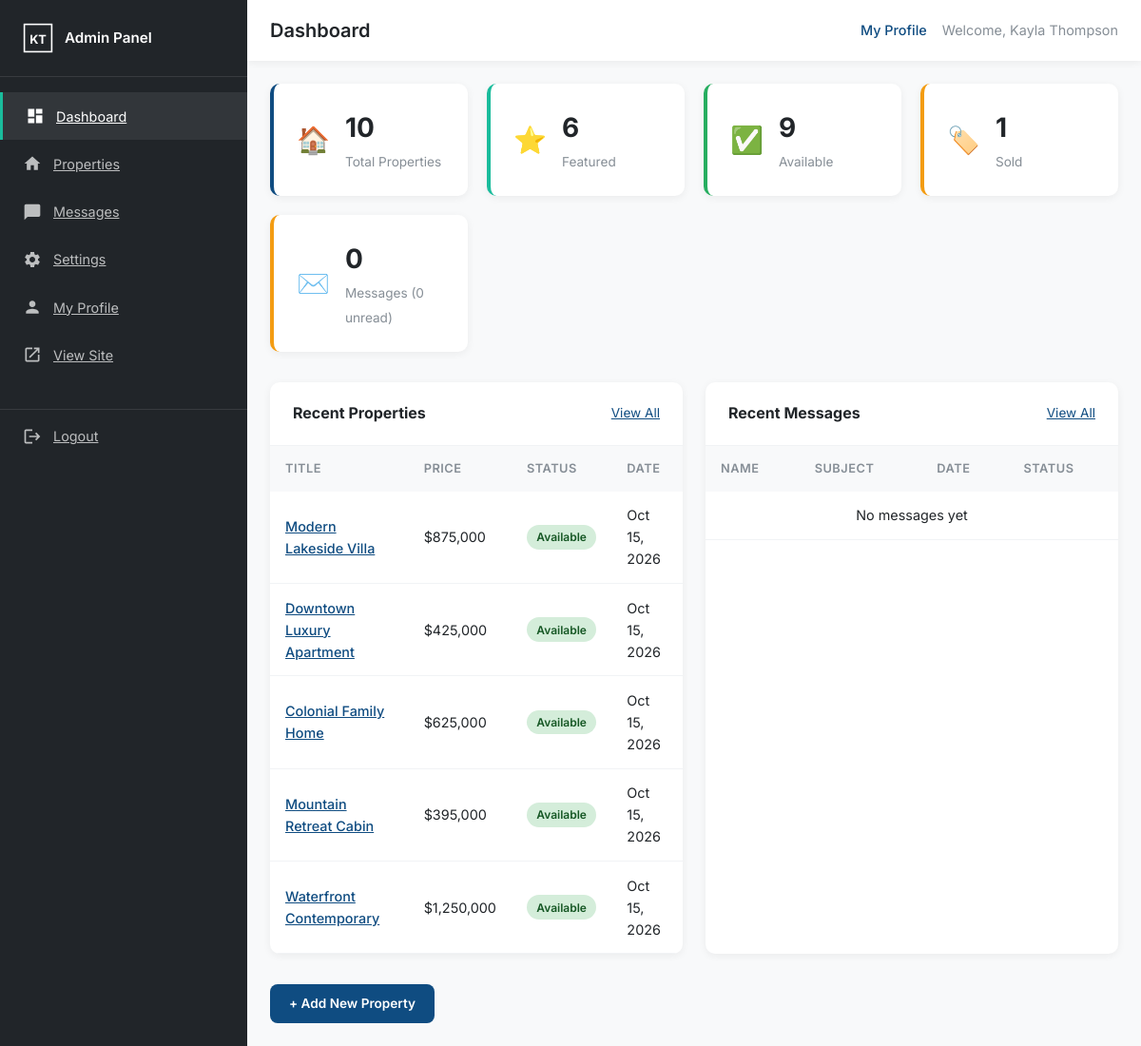
/admin/dashboard/index.php (signed in), run on the app's committed database.
### tables this page shows
CREATE TABLE properties (
    id INT UNSIGNED AUTO_INCREMENT PRIMARY KEY,
    title VARCHAR(255) NOT NULL,
    slug VARCHAR(255) NOT NULL UNIQUE,
    price DECIMAL(15,2) NOT NULL DEFAULT 0,
    property_type_id INT UNSIGNED NOT NULL,
    status ENUM('available','sold','pending') NOT NULL DEFAULT 'available',
    description TEXT,
    short_description VARCHAR(500),
    bedrooms INT UNSIGNED DEFAULT 0,
    bathrooms INT UNSIGNED DEFAULT 0,
    kitchen INT UNSIGNED DEFAULT 0,
    garage INT UNSIGNED DEFAULT 0,
    parking INT UNSIGNED DEFAULT 0,
    land_size VARCHAR(50),
    year_built YEAR,
    address VARCHAR(255),
    state_id INT UNSIGNED NOT NULL,
    city_id INT UNSIGNED NOT NULL,
    zip_code VARCHAR(20),
    latitude DECIMAL(10,8),
    longitude DECIMAL(11,8),
    amenities TEXT,
    nearby_places TEXT,
    featured_image VARCHAR(255),
    is_featured TINYINT(1) DEFAULT 0,
    views INT UNSIGNED DEFAULT 0,
    created_at TIMESTAMP DEFAULT CURRENT_TIMESTAMP,
    updated_at TIMESTAMP DEFAULT CURRENT_TIMESTAMP ON UPDATE CURRENT_TIMESTAMP,
    FOREIGN KEY (property_type_id) REFERENCES property_types(id),
    FOREIGN KEY (state_id) REFERENCES states(id),
    FOREIGN KEY (city_id) REFERENCES cities(id),
    INDEX idx_status (status),
    INDEX idx_featured (is_featured),
    INDEX idx_price (price),
    INDEX idx_created (created_at)
);

### includes/functions.php (called while the page is built, shortened)
<?php
function e(?string $str): string
{
    return htmlspecialchars($str ?? '', ENT_QUOTES, 'UTF-8');
}
function formatPrice(float $price): string
{
    return '$' . number_format($price, 0, '.', ',');
}
function formatDate(string $date): string
{
    return date('M d, Y', strtotime($date));
}
function buildPropertyQuery(array $filters = []): array
{
    $where = ['1=1'];
    $params = [];
    $sortMap = [
        'newest' => 'p.created_at DESC',
        'oldest' => 'p.created_at ASC',
        'price_high' => 'p.price DESC',
        'price_low' => 'p.price ASC',
    ];
    $order = $sortMap[$filters['sort'] ?? 'newest'] ?? 'p.created_at DESC';
    return [
        'where' => implode(' AND ', $where),
        'params' => $params,
        'order' => $order,
    ];
}
function getProperties(array $filters = [], int $page = 1, int $perPage = ITEMS_PER_PAGE): array
{
    $q = buildPropertyQuery($filters);
    $offset = ($page - 1) * $perPage;
    $sql = "SELECT p.*, pt.name as type_name, s.name as state_name, s.code as state_code, c.name as city_name
            FROM properties p
            JOIN property_types pt ON p.property_type_id = pt.id
            JOIN states s ON p.state_id = s.id
            JOIN cities c ON p.city_id = c.id
            WHERE {$q['where']}
            ORDER BY {$q['order']}
            LIMIT {$perPage} OFFSET {$offset}";
    $stmt = getDB()->prepare($sql);
    $stmt->execute($q['params']);
    return $stmt->fetchAll();
}
function getPropertyStats(): array
{
    $db = getDB();
    return [
        'total' => (int) $db->query('SELECT COUNT(*) FROM properties')->fetchColumn(),
        'featured' => (int) $db->query('SELECT COUNT(*) FROM properties WHERE is_featured = 1')->fetchColumn(),
        'sold' => (int) $db->query("SELECT COUNT(*) FROM properties WHERE status = 'sold'")->fetchColumn(),
        'available' => (int) $db->query("SELECT COUNT(*) FROM properties WHERE status = 'available'")->fetchColumn(),
    ];
}
function countMessages(bool $unreadOnly = false): int
{
    $sql = $unreadOnly ? 'SELECT COUNT(*) FROM messages WHERE is_read = 0' : 'SELECT COUNT(*) FROM messages';
    return (int) getDB()->query($sql)->fetchColumn();
}
function enrichProperty(array $p): array
{
    $p['price_formatted'] = formatPrice((float) $p['price']);
    return $p;
}
function asset(?string $path): string
{
    return APP_URL . '/' . ltrim($path, '/');
}

### includes/config/database.php (called while the page is built, shortened)
<?php
function getDB(): PDO
{
    static $pdo = null;
    if ($pdo === null) {
        $dsn = 'mysql:host=' . DB_HOST . ';dbname=' . DB_NAME . ';charset=' . DB_CHARSET;
        $options = [
            PDO::ATTR_ERRMODE            => PDO::ERRMODE_EXCEPTION,
            PDO::ATTR_DEFAULT_FETCH_MODE => PDO::FETCH_ASSOC,
            PDO::ATTR_EMULATE_PREPARES   => false,
        ];
        $pdo = new PDO($dsn, DB_USER, DB_PASS, $options);
    }
    return $pdo;
}

### admin/dashboard/index.php (the view, shortened to what this page needs)
<?php
$stats = getPropertyStats();
$messageCount = countMessages();
$unreadMessages = countMessages(true);
$recentProperties = array_map('enrichProperty', getProperties(['sort' => 'newest'], 1, 5));
$recentMessages = getMessages(false, null, 1, 5);
require_once dirname(__DIR__) . '/includes/header.php';
?>
<div class="stats-grid">
    <div class="stat-card stat-card--primary">
        <div class="stat-card__icon">🏠</div>
        <div>
            <span class="stat-card__number"><?= $stats['total'] ?></span>
            <span class="stat-card__label">Total Properties</span>
        </div>
    </div>
    <div class="stat-card stat-card--secondary">
        <div class="stat-card__icon">⭐</div>
        <div>
            <span class="stat-card__number"><?= $stats['featured'] ?></span>
            <span class="stat-card__label">Featured</span>
        </div>
    </div>
    <div class="stat-card stat-card--success">
        <div class="stat-card__icon">✅</div>
        <div>
            <span class="stat-card__number"><?= $stats['available'] ?></span>
            <span class="stat-card__label">Available</span>
        </div>
    </div>
    <div class="stat-card stat-card--warning">
        <div class="stat-card__icon">🏷️</div>
        <div>
            <span class="stat-card__number"><?= $stats['sold'] ?></span>
            <span class="stat-card__label">Sold</span>
        </div>
    </div>
    <div class="stat-card stat-card--info">
        <div class="stat-card__icon">✉️</div>
        <div>
            <span class="stat-card__number"><?= $messageCount ?></span>
            <span class="stat-card__label">Messages (<?= $unreadMessages ?> unread)</span>
        </div>
    </div>
</div>
<div class="dashboard-grid">
    <div class="dashboard-card">
        <div class="dashboard-card__header">
            <h3>Recent Properties</h3>
            <a href="<?= asset('admin/properties/index.php') ?>">View All</a>
        </div>
        <div class="table-responsive">
            <table class="admin-table">
                <thead>
                    <tr><th>Title</th><th>Price</th><th>Status</th><th>Date</th></tr>
                </thead>
                <tbody>
                    <?php foreach ($recentProperties as $p): ?>
                    <tr>
                        <td><a href="<?= asset('admin/properties/edit.php?id=' . $p['id']) ?>"><?= e($p['title']) ?></a></td>
                        <td><?= $p['price_formatted'] ?></td>
                        <td><span class="status-badge status-badge--<?= e($p['status']) ?>"><?= ucfirst(e($p['status'])) ?></span></td>
                        <td><?= formatDate($p['created_at']) ?></td>
                    </tr>
                    <?php endforeach; ?>
                </tbody>
            </table>
        </div>
    </div>
    <div class="dashboard-card">
        <div class="dashboard-card__header">
            <h3>Recent Messages</h3>
            <a href="<?= asset('admin/messages/index.php') ?>">View All</a>
        </div>
        <div class="table-responsive">
            <table class="admin-table">
                <thead>
                    <tr><th>Name</th><th>Subject</th><th>Date</th><th>Status</th></tr>
                </thead>
                <tbody>
                    <?php if (empty($recentMessages)): ?>
                    <tr><td colspan="4" class="text-center">No messages yet</td></tr>
                    <?php endif; ?>
                </tbody>
            </table>
        </div>
    </div>
</div>
<div class="dashboard-actions">
    <a href="<?= asset('admin/properties/add.php') ?>" class="btn btn--primary">+ Add New Property</a>
</div>
<?php require_once dirname(__DIR__) . '/includes/footer.php'; ?>

### assets/css/admin.css (style rules this page uses)
:root { --primary: #0F4C81; --primary-dark: #0a3560; --secondary: #1ABC9C; --accent: #F39C12; --danger: #e74c3c; --warning: #f39c12; --success: #27ae60; --sidebar-width: 260px; --gray-50: #f8f9fa; --gray-100: #f1f3f5; --gray-200: #e9ecef; --gray-500: #868e96; --gray-700: #495057; --gray-900: #212529; --radius: 10px; --shadow: 0 2px 8px rgba(0,0,0,0.06); --font: 'Inter', sans-serif; }
*, *::before, *::after { box-sizing: border-box; margin: 0; padding: 0; }
body { font-family: var(--font); color: var(--gray-900); background: var(--gray-50); line-height: 1.6; }
.admin-body { display: flex; min-height: 100vh; }
.stats-grid { display: grid; grid-template-columns: repeat(auto-fit, minmax(200px, 1fr)); gap: 1.25rem; margin-bottom: 2rem; }
.stat-card { background: #fff; border-radius: var(--radius); padding: 1.5rem; display: flex; align-items: center; gap: 1rem; box-shadow: var(--shadow); border-left: 4px solid var(--primary); }
.stat-card--secondary { border-left-color: var(--secondary); }
.stat-card--success { border-left-color: var(--success); }
.stat-card--warning { border-left-color: var(--warning); }
.stat-card--info { border-left-color: var(--accent); }
.stat-card__icon { font-size: 1.75rem; }
.stat-card__number { display: block; font-size: 1.75rem; font-weight: 700; color: var(--gray-900); }
.stat-card__label { font-size: 0.85rem; color: var(--gray-500); }
.dashboard-grid { display: grid; grid-template-columns: 1fr; gap: 1.5rem; }
.dashboard-card { background: #fff; border-radius: var(--radius); box-shadow: var(--shadow); overflow: hidden; }
.dashboard-card__header { display: flex; justify-content: space-between; align-items: center; padding: 1.25rem 1.5rem; border-bottom: 1px solid var(--gray-100); }
.dashboard-card__header h3 { font-size: 1rem; }
.dashboard-card__header a { font-size: 0.85rem; color: var(--primary); }
.dashboard-actions { margin-top: 2rem; }
.table-responsive { overflow-x: auto; }
.admin-table { width: 100%; border-collapse: collapse; font-size: 0.9rem; }
.admin-table th { background: var(--gray-50); padding: 0.85rem 1rem; text-align: left; font-weight: 600; font-size: 0.8rem; text-transform: uppercase; letter-spacing: 0.5px; color: var(--gray-500); white-space: nowrap; }
.admin-table td { padding: 0.85rem 1rem; border-bottom: 1px solid var(--gray-100); vertical-align: middle; }
.admin-table a { color: var(--primary); font-weight: 500; }
.text-center { text-align: center; }
.status-badge { display: inline-block; padding: 0.2rem 0.65rem; border-radius: 50px; font-size: 0.75rem; font-weight: 600; text-transform: capitalize; }
.status-badge--available { background: #d4edda; color: #155724; }
.btn { display: inline-flex; align-items: center; gap: 0.4rem; padding: 0.6rem 1.25rem; border-radius: 8px; font-weight: 600; font-size: 0.85rem; border: none; cursor: pointer; transition: all 0.2s; text-decoration: none; text-align: center; justify-content: center; }
.btn--primary { background: var(--primary); color: #fff; }
@media (min-width: 1024px) { .dashboard-grid { grid-template-columns: 1fr 1fr; } }

### data on the page
properties: title "Modern Lakeside Villa", price_formatted "$875,000", status "Available", created_at "Oct 15, 2026"
properties: title "Downtown Luxury Apartment", price_formatted "$425,000", status "Available", created_at "Oct 15, 2026"
properties: title "Colonial Family Home", price_formatted "$625,000", status "Available", created_at "Oct 15, 2026"
properties: title "Mountain Retreat Cabin", price_formatted "$395,000", status "Available", created_at "Oct 15, 2026"
properties: title "Waterfront Contemporary", price_formatted "$1,250,000", status "Available", created_at "Oct 15, 2026"

### other printed values
$pageTitle "Dashboard"
$_SESSION['admin_name'] "Kayla Thompson"
$stats['total'] "10"
$stats['featured'] "6"
$stats['available'] "9"
$stats['sold'] "1"
$messageCount "0"
$unreadMessages "0"
